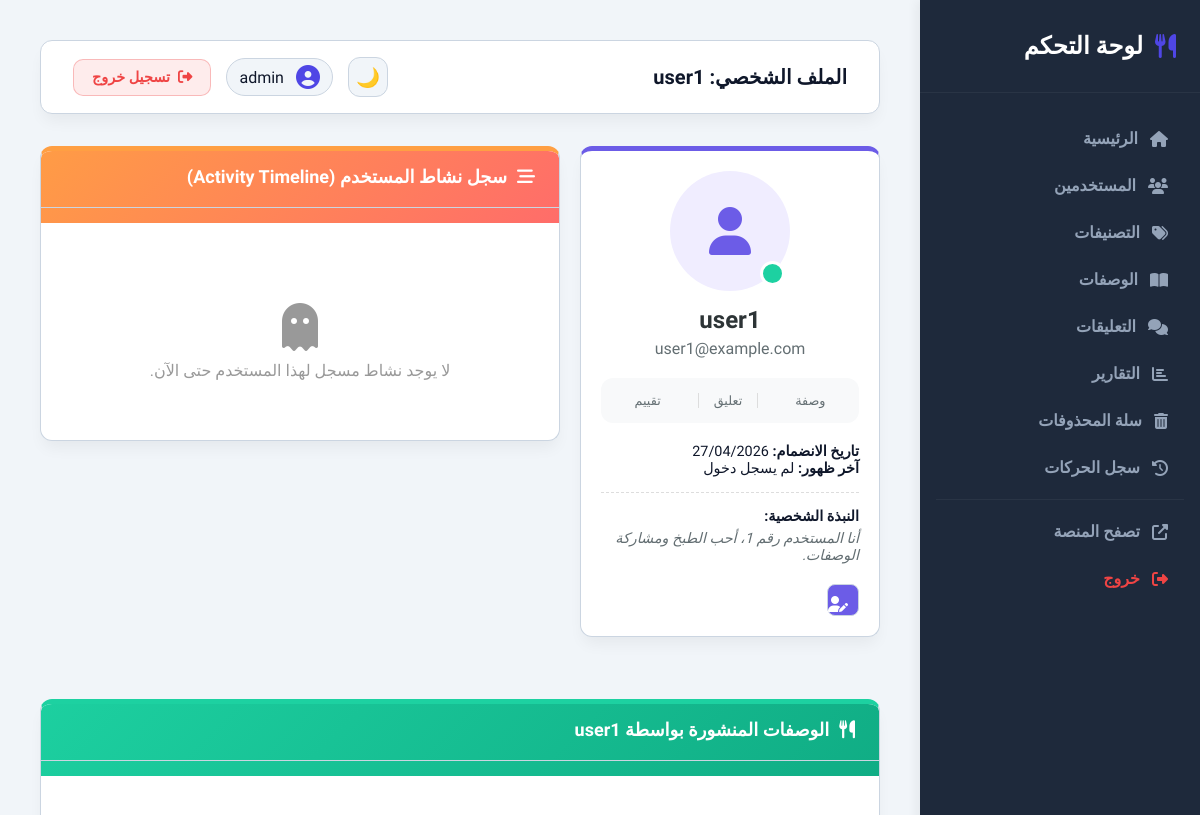
Page /dashboard/users/3/ (signed in, upper part) on the earlier database version.
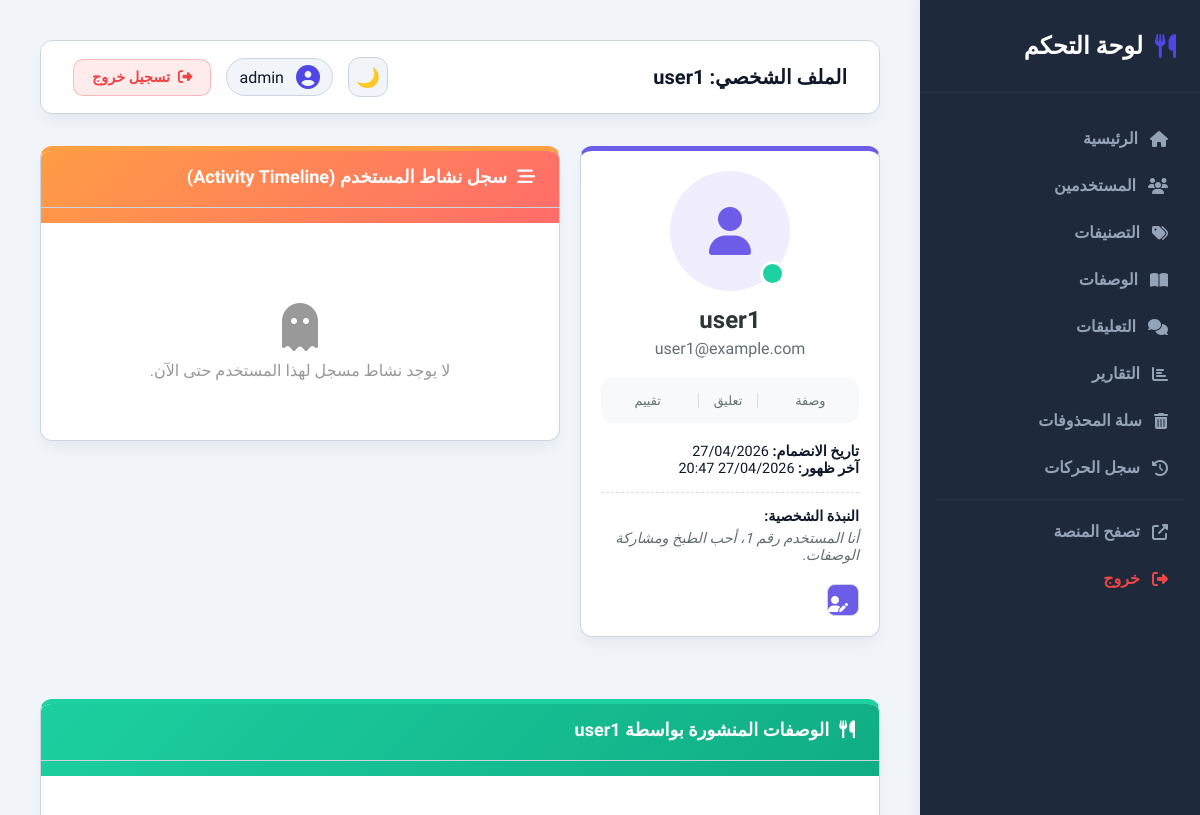
Same page on the later database version.
### accountes/models.py (models this page shows, shortened)
class SoftDeleteMixin(models.Model):
    is_deleted = models.BooleanField(default=False)
    deleted_at = models.DateTimeField(null=True, blank=True)
    objects = SoftDeleteManager()
    all_objects = models.Manager()
    class Meta:
        abstract = True

class User(AbstractUser, SoftDeleteMixin):
    bio = models.TextField(blank=True)
    profile_picture = models.ImageField(upload_to='profile_pictures/', null=True, blank=True)
    facebook_link = models.URLField(blank=True)
    instagram_link = models.URLField(blank=True)
    twitter_link = models.URLField(blank=True)
    phone_number = models.CharField(max_length=20, blank=True)
    experience_years = models.CharField(max_length=50, blank=True, null=True, verbose_name="مدة الخبرة")
    objects = SoftDeleteUserManager()
    all_objects = UserManager()

### dashboard/views.py (the view)
# urls.py: path('users/<int:pk>/', views.user_detail, name='user_detail'),
@user_passes_test(is_admin, login_url='dashboard:login')
def user_detail(request, pk):
    user = User.objects.get(pk=pk)
    return render(request, 'dashboard/user_detail.html', {'target_user': user})

### accountes/models.py (called while the page is built)
    def get_queryset(self):
        return super().get_queryset().filter(is_deleted=False)

    def get_queryset(self):
        return super().get_queryset().filter(is_deleted=False)

### dashboard/views.py (called while the page is built)
def is_admin(user):
    return user.is_authenticated and user.is_staff

### templates/dashboard/user_detail.html (shortened to what this page needs)
{% extends 'dashboard/base_dashboard.html' %}
{% block page_title %}الملف الشخصي: {{ target_user.username }}{% endblock %}
{% block dashboard_content %}
<div style="display: grid; grid-template-columns: 300px 1fr; gap: 20px;">
    <div>
        <div class="table-container" style="padding: 20px; text-align: center; border-top: 5px solid #6c5ce7;">
            <div style="position: relative; display: inline-block;">
                {% if target_user.profile_picture %}
                <img src="{{ target_user.profile_picture.url }}"
                    style="width: 120px; height: 120px; border-radius: 50%; border: 4px solid #f0edff; object-fit: cover;">
                {% else %}
                <div
                    style="width: 120px; height: 120px; border-radius: 50%; background: #f0edff; display: flex; align-items: center; justify-content: center; color: #6c5ce7; font-size: 3rem; margin: 0 auto;">
                    <i class="fas fa-user"></i>
                </div>
                {% endif %}
                <div style="position: absolute; bottom: 5px; right: 5px; width: 25px; height: 25px; border-radius: 50%; background: {% if target_user.is_active %}#1dd1a1{% else %}#ff6b6b{% endif %}; border: 3px solid white;"
                    title="{% if target_user.is_active %}نشط{% else %}محظور{% endif %}"></div>
            </div>
            <h2 style="margin: 15px 0 5px 0; color: #2d3436;">{{ target_user.username }}</h2>
            <p style="color: #636e72; margin-bottom: 20px;">{{ target_user.email }}</p>
            <div
                style="display: flex; justify-content: space-around; margin-bottom: 20px; background: #f8f9fa; padding: 15px; border-radius: 12px;">
                <div>
                    <div style="font-size: 0.8rem; color: #636e72;">وصفة</div>
                </div>
                <div style="border-left: 1px solid #ddd; border-right: 1px solid #ddd; padding: 0 15px;">
                    <div style="font-size: 0.8rem; color: #636e72;">تعليق</div>
                </div>
                <div>
                    <div style="font-size: 0.8rem; color: #636e72;">تقييم</div>
                </div>
            </div>
            <div style="text-align: right; font-size: 0.9rem;">
                <p><strong>تاريخ الانضمام:</strong> {{ target_user.date_joined|date:"d/m/Y" }}</p>
                <p><strong>آخر ظهور:</strong> {{ target_user.last_login|date:"d/m/Y H:i"|default:"لم يسجل دخول" }}</p>
                {% if target_user.bio %}
                <div style="margin-top: 15px; padding-top: 15px; border-top: 1px dashed #ddd;">
                    <strong style="display: block; margin-bottom: 5px;">النبذة الشخصية:</strong>
                    <p style="font-style: italic; color: #636e72;">{{ target_user.bio }}</p>
                </div>
                {% endif %}
            </div>
            <div style="margin-top: 20px; display: grid; gap: 10px;">
                <a href="{% url 'dashboard:edit_user' target_user.id %}" class="action-btn"
                    style="background: #6c5ce7; color: white; padding: 10px; border-radius: 8px; text-decoration: none; display: block; text-align: center;">
                    <i class="fas fa-user-edit"></i> تعديل البيانات
                </a>
            </div>
        </div>
    </div>
    <div>
        <div class="table-container" style="border-top: 5px solid #ff9f43;">
            <div
                style="background: linear-gradient(135deg, #ff9f43 0%, #ff6b6b 100%); padding: 15px 20px; border-radius: 8px 8px 0 0; margin: -20px -20px 20px -20px;">
                <h3 style="margin: 0; color: white; display: flex; align-items: center; gap: 10px;">
                    <i class="fas fa-stream"></i>
                    سجل نشاط المستخدم (Activity Timeline)
                </h3>
            </div>
            <div style="padding: 20px; max-height: 500px; overflow-y: auto;">
                {% for activity in user_activities %}
                <div
                    style="display: flex; gap: 15px; margin-bottom: 20px; position: relative; padding-bottom: 20px; border-bottom: 1px solid #f8f9fa;">
                    <div style="flex-shrink: 0; width: 40px; height: 40px; border-radius: 50%; display: flex; align-items: center; justify-content: center;
                    {% if activity.action == 'login' %} background: #e1f5fe; color: #01579b;
                    {% elif activity.action == 'create' %} background: #e8f5e9; color: #2e7d32;
                    {% elif activity.action == 'delete' %} background: #ffebee; color: #c62828;
                    {% elif activity.action == 'rating' %} background: #fff8e1; color: #f57f17;
                    {% elif activity.action == 'like' %} background: #fce4ec; color: #c2185b;
                    {% elif activity.action == 'favorite' %} background: #fffde7; color: #fbc02d;
                    {% else %} background: #f3e5f5; color: #7b1fa2; {% endif %}">
                        <i class="fas
                        {% if activity.action == 'login' %} fa-sign-in-alt
                        {% elif activity.action == 'logout' %} fa-sign-out-alt
                        {% elif activity.action == 'create' %} fa-plus
                        {% elif activity.action == 'update' %} fa-edit
                        {% elif activity.action == 'delete' %} fa-trash
                        {% elif activity.action == 'rating' %} fa-star
                        {% elif activity.action == 'like' %} fa-heart
                        {% elif activity.action == 'favorite' %} fa-bookmark
                        {% else %} fa-circle {% endif %}"></i>
                    </div>
                    <div>
                        <div style="font-weight: bold; color: #2d3436; margin-bottom: 3px;">{{
                            activity.get_action_display }}</div>
                        <div style="font-size: 0.9rem; color: #636e72;">{{ activity.details }}</div>
                        <div style="font-size: 0.75rem; color: #b2bec3; margin-top: 5px;">
                            <i class="far fa-clock"></i> {{ activity.timestamp|date:"d/m/Y H:i" }} | <i
                                class="fas fa-network-wired"></i> {{ activity.ip_address|default:"-" }}
                        </div>
                    </div>
                </div>
                {% empty %}
                <div style="text-align: center; padding: 40px; color: #999;">
                    <i class="fas fa-ghost" style="font-size: 3rem; margin-bottom: 10px; display: block;"></i>
                    لا يوجد نشاط مسجل لهذا المستخدم حتى الآن.
                </div>
                {% endfor %}
            </div>
        </div>
    </div>
</div>
<div class="table-container" style="margin-top: 30px; border-top: 5px solid #1dd1a1;">
    <div
        style="background: linear-gradient(135deg, #1dd1a1 0%, #10ac84 100%); padding: 15px 20px; border-radius: 8px 8px 0 0; margin: -20px -20px 20px -20px;">
        <h3 style="margin: 0; color: white; display: flex; align-items: center; gap: 10px;">
            <i class="fas fa-utensils"></i>
            الوصفات المنشورة بواسطة {{ target_user.username }}
        </h3>
    </div>
    <div style="padding: 20px; display: grid; grid-template-columns: repeat(auto-fill, minmax(280px, 1fr)); gap: 20px;">
    </div>
</div>
{% endblock %}

### templates/dashboard/base_dashboard.html (shortened to what this page needs)
<!DOCTYPE html>
<html lang="ar" dir="rtl">
<head>
    <link rel="stylesheet" href="https://cdnjs.cloudflare.com/ajax/libs/font-awesome/6.5.0/css/all.min.css">
</head>
<body>
    <div class="sidebar">
        <div class="sidebar-header">
            <i class="fas fa-utensils"></i> لوحة التحكم
        </div>
        <ul class="sidebar-menu">
            <li><a href="{% url 'dashboard:home' %}" class="{% if request.resolver_match.url_name == 'home' %}active{% endif %}"><i class="fas fa-home"></i> الرئيسية</a></li>
            <li><a href="{% url 'dashboard:user_list' %}" class="{% if request.resolver_match.url_name == 'user_list' %}active{% endif %}"><i class="fas fa-users"></i> المستخدمين</a></li>
            <li><a href="{% url 'dashboard:category_list' %}" class="{% if request.resolver_match.url_name == 'category_list' %}active{% endif %}"><i class="fas fa-tags"></i> التصنيفات</a></li>
            <li><a href="{% url 'dashboard:recipe_list' %}" class="{% if request.resolver_match.url_name == 'recipe_list' %}active{% endif %}"><i class="fas fa-book-open"></i> الوصفات</a></li>
            <li><a href="{% url 'dashboard:comment_list' %}" class="{% if request.resolver_match.url_name == 'comment_list' %}active{% endif %}"><i class="fas fa-comments"></i> التعليقات</a></li>
            <li><a href="{% url 'dashboard:reports' %}" class="{% if request.resolver_match.url_name == 'reports' %}active{% endif %}"><i class="fas fa-chart-bar"></i> التقارير</a></li>
            <li><a href="{% url 'dashboard:recycle_bin' %}" class="{% if request.resolver_match.url_name == 'recycle_bin' %}active{% endif %}"><i class="fas fa-trash-alt"></i> سلة المحذوفات</a></li>
            <li><a href="{% url 'dashboard:activity_log' %}" class="{% if request.resolver_match.url_name == 'activity_log' %}active{% endif %}"><i class="fas fa-history"></i> سجل الحركات</a></li>
            <hr style="border: 0; border-top: 1px solid rgba(255,255,255,0.05); margin: 10px 0;">
            <li><a href="{% url 'home' %}" target="_blank"><i class="fas fa-external-link-alt"></i> تصفح المنصة</a></li>
            <li><a href="{% url 'dashboard:logout' %}" style="color: var(--danger);"><i class="fas fa-sign-out-alt"></i> خروج</a></li>
        </ul>
    </div>
    <div class="main-content">
        <div class="top-navbar">
            <h2>{% block page_title %}الرئيسية{% endblock %}</h2>
            <div style="display: flex; align-items: center; gap: 15px;">
                <button id="theme-toggle" style="background: var(--bg-body); border: 1px solid var(--border-color); color: var(--text-main); width: 40px; height: 40px; border-radius: 12px; cursor: pointer; display: flex; align-items: center; justify-content: center; font-size: 1.2rem;">
                    <span id="theme-icon">🌙</span>
                </button>
                <div class="user-profile">
                    <i class="fas fa-user-circle"></i>
                    <span>{{ request.user.username }}</span>
                </div>
                <a href="{% url 'dashboard:logout' %}"
                   style="display:flex; align-items:center; gap:8px; background:rgba(239,68,68,0.1); color:#ef4444; border:1px solid rgba(239,68,68,0.3); padding:9px 18px; border-radius:10px; text-decoration:none; font-weight:700; font-size:0.9rem; transition:all 0.2s;"
                   onmouseover="this.style.background='#ef4444'; this.style.color='#fff';"
                   onmouseout="this.style.background='rgba(239,68,68,0.1)'; this.style.color='#ef4444';">
                    <i class="fas fa-sign-out-alt"></i>
                    تسجيل خروج
                </a>
            </div>
        </div>
        {% block dashboard_content %}{% endblock %}
    </div>
</body>
</html>

### templates/dashboard/base_dashboard.html (style rules this page uses)
:root { --primary: #4f46e5; --primary-hover: #4338ca; --sidebar-bg: #1e293b; --sidebar-text: #94a3b8; --sidebar-active: #ffffff; --sidebar-hover-bg: #334155; --bg-body: #f1f5f9; --card-bg: #ffffff; --text-main: #0f172a; --text-muted: #475569; --border-color: #cbd5e1; --danger: #ef4444; --success: #10b981; --radius: 12px; --shadow: 0 10px 15px -3px rgb(0 0 0 / 0.05); --shadow-md: 0 20px 25px -5px rgb(0 0 0 / 0.05); --shadow-lg: 0 25px 50px -12px rgb(0 0 0 / 0.1); }
* { box-sizing: border-box; margin: 0; padding: 0; }
body { font-family: 'Cairo', sans-serif; background-color: var(--bg-body); color: var(--text-main); display: flex; min-height: 100vh; }
.sidebar { width: 280px; background-color: var(--sidebar-bg); color: var(--sidebar-text); display: flex; flex-direction: column; position: fixed; right: 0; top: 0; bottom: 0; z-index: 1000; box-shadow: -4px 0 10px rgba(0,0,0,0.05); }
.sidebar-header { padding: 32px 24px; font-size: 1.5rem; font-weight: 700; color: white; display: flex; align-items: center; gap: 12px; border-bottom: 1px solid rgba(255,255,255,0.05); }
.sidebar-header i { color: var(--primary); }
.sidebar-menu { flex: 1; padding: 24px 16px; list-style: none; }
.sidebar-menu li { margin-bottom: 4px; }
.sidebar-menu a { display: flex; align-items: center; gap: 12px; padding: 12px 16px; color: var(--sidebar-text); text-decoration: none; font-weight: 600; border-radius: var(--radius); transition: all 0.2s; }
.main-content { margin-right: 280px; flex: 1; padding: 40px; width: calc(100% - 280px); }
.top-navbar { background: var(--card-bg); padding: 16px 32px; border-radius: var(--radius); margin-bottom: 32px; display: flex; justify-content: space-between; align-items: center; box-shadow: var(--shadow); border: 1px solid var(--border-color); }
.top-navbar h2 { font-size: 1.25rem; font-weight: 700; }
.user-profile { display: flex; align-items: center; gap: 12px; padding: 6px 12px; border-radius: 30px; border: 1px solid var(--border-color); background: var(--bg-body); }
.user-profile i { color: var(--primary); font-size: 1.5rem; }
.table-container { background: var(--card-bg); border-radius: var(--radius); box-shadow: var(--shadow); border: 1px solid var(--border-color); overflow: hidden; margin-bottom: 32px; }
.table-container h3 { padding: 20px 24px; border-bottom: 1px solid var(--border-color); font-size: 1.125rem; }
.action-btn { width: 32px; height: 32px; display: inline-flex; align-items: center; justify-content: center; border-radius: 6px; border: 1px solid var(--border-color); background: white; color: var(--text-muted); cursor: pointer; transition: all 0.2s; text-decoration: none; }

Differences in the rows shown:
changed User "user1": last_login "لم يسجل دخول" → "27/04/2026 20:47"
